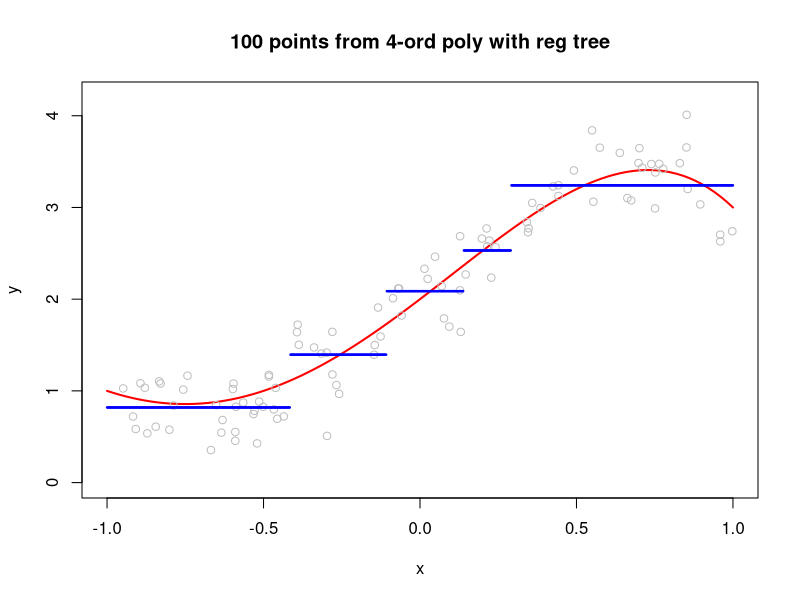
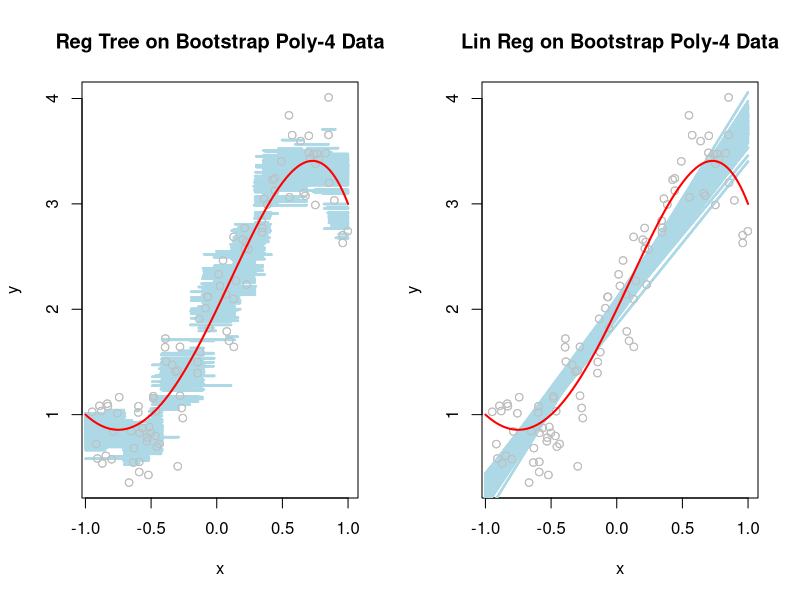
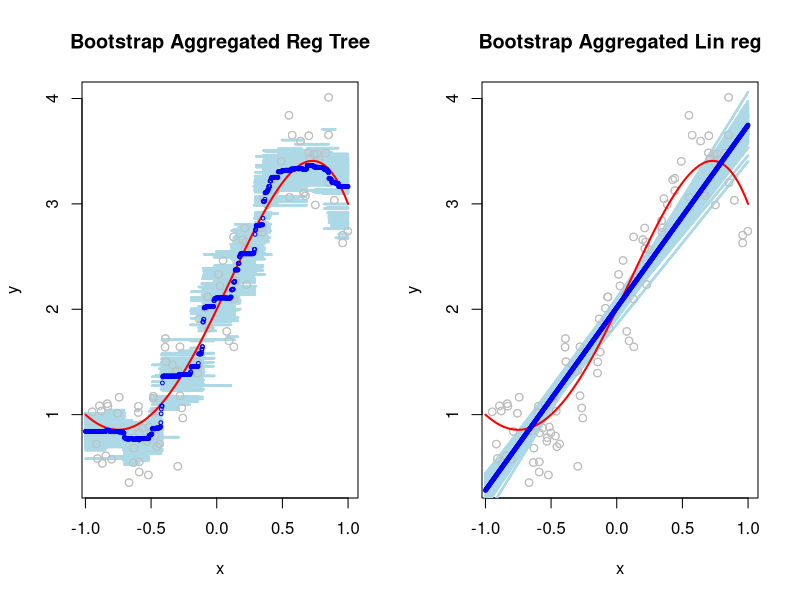

The R source for these figures, in order:
#########################################################################
# Demonatration of the utility of bootstrap aggregation
# 
### Using our 4-th order polynomial model from earlier lectures
#
# Creating 100-obs training set and 1000-obs test set
# Plotting data with a regression tree
# Showing how variable regression tree is in 100 bootstrap resamples
#   Aggregating into 


library(rpart)

# Set starting point for random number generation 
set.seed(26891074)
# Start with a population: 
# y = beta0 + beta1 x + beta2 x^2 + beta3 x^3 + beta4 x^4 + epsilon, epsilon~N(0,sigma^2)
#   Create the parameters of the population regression line
beta0 = 2
beta1 = 13/5
beta2 = 8/15
beta3 = -8/5
beta4 = -8/15
sigma = .3
n=100
# Training data
x = runif(n, min=-1, max=1)
epsilon = rnorm(n=n, mean=0, sd=sigma)
y = beta0 + beta1*x + beta2*x^2 + beta3*x^3 + beta4*x^4 + epsilon

x11(h=7, w=7)
curve(expr=beta0 + beta1*x + beta2*x^2 + beta3*x^3 + beta4*x^4, 
      from=-1, to=1, col="red", lwd=2, ylim=c(0,4.2), ylab = "y",
      main="100 points from 4-ord poly with reg tree")
points(x=x, y=y, col="gray")

#  Test data: n.t obs
x.t = seq(from=-1, to=1, by=1/500)
n.t=length(x.t)
epsilon.t = rnorm(n=n.t, mean=0, sd=sigma)
y.t = beta0 + beta1*x.t + beta2*x.t^2 + beta3*x.t^3 + beta4*x.t^4 + epsilon.t


## Now fit regression tree and add to plot
x.tree <- rpart(y ~ x, method="anova", cp=0)
cpt = x.tree$cptable

# Find location of minimum error
minrow <- which.min(cpt[,4])
# Take geometric mean of cp values at min error and one step up 
cplow.min <- cpt[minrow,1]
cpup.min <- ifelse(minrow==1, yes=1, no=cpt[minrow-1,1])
cp.min <- sqrt(cplow.min*cpup.min)

# Do pruning
pr.prune.min <- prune(x.tree, cp=cp.min)


# Plot this line
preds = predict(pr.prune.min, newdata=data.frame(x=x.t))
points(x=x.t, y=preds, cex=0.2, col="blue")


# Now bootstrap that 100 times
reps=100
pred.tree = matrix(NA, nrow=n.t, ncol=reps)
pred.lm = matrix(NA, nrow=n.t, ncol=reps)

for(i in 1:reps){
  samp = sample.int(n, size=n, replace=TRUE)
  train = data.frame(x=x[samp], y=y[samp])

  pr.tree1 <- rpart(y~x, method="anova", data=train, cp=0)
  cpt1 = pr.tree1$cptable
  
  # Find location of minimum error
  minrow1 <- which.min(cpt1[,4])
  # Take geometric mean of cp values at min error and one step up 
  cplow.min1 <- cpt1[minrow1,1]
  cpup.min1 <- ifelse(minrow1==1, yes=1, no=cpt1[minrow1-1,1])
  cp.min1 <- sqrt(cplow.min1*cpup.min1)
  
  # Do pruning each way
  pr.prune.min1 <- prune(pr.tree1, cp=cp.min1)
  
  # Plot these points line
  preds1 = predict(pr.prune.min1, newdata=data.frame(x=x.t))
  
  pred.tree[,i] = preds1
  pred.lm[,i] = predict(lm(y ~ x, data=train), newdata=data.frame(x=x.t))
}


x11(h=7, w=12)
par(mfrow = c(1,2))
plot(x=x, y=y, col="gray", main="Reg Tree on Bootstrap Poly-4 Data")
for(i in 1:reps){
  points(x=x.t, y=pred.tree[,i], cex=0.2, col="lightblue")
}
points(x=x, y=y, col="gray")
curve(expr=beta0 + beta1*x + beta2*x^2 + beta3*x^3 + beta4*x^4, 
      from=-1, to=1, col="red", lwd=2, ylim=c(0,4.2), add=TRUE)

plot(x=x, y=y, col="gray", main="Lin Reg on Bootstrap Poly-4 Data")
for(i in 1:reps){
  points(x=x.t, y=pred.lm[,i], cex=0.2, col="lightblue")
}
points(x=x, y=y, col="gray")
curve(expr=beta0 + beta1*x + beta2*x^2 + beta3*x^3 + beta4*x^4, 
      from=-1, to=1, col="red", lwd=2, ylim=c(0,4.2), add=TRUE)

x11(h=7, w=12)
par(mfrow = c(1,2))
plot(x=x, y=y, col="gray", main="Bootstrap Aggregated Reg Tree")
for(i in 1:reps){
  points(x=x.t, y=pred.tree[,i], cex=0.2, col="lightblue")
}
points(x=x, y=y, col="gray")
curve(expr=beta0 + beta1*x + beta2*x^2 + beta3*x^3 + beta4*x^4, 
      from=-1, to=1, col="red", lwd=2, ylim=c(0,4.2), add=TRUE)

mean.tree = apply(pred.tree, 1, mean)
points(x=x.t, y=mean.tree, col="blue", cex=0.5)

plot(x=x, y=y, col="gray", main="Bootstrap Aggregated Lin reg")
for(i in 1:reps){
  points(x=x.t, y=pred.lm[,i], cex=0.2, col="lightblue")
}
points(x=x, y=y, col="gray")
curve(expr=beta0 + beta1*x + beta2*x^2 + beta3*x^3 + beta4*x^4, 
      from=-1, to=1, col="red", lwd=2, ylim=c(0,4.2), add=TRUE)

mean.lm = apply(pred.lm, 1, mean)
points(x=x.t, y=mean.lm, col="blue", cex=0.5)


#Compute MSPEs on test set for true polynimial
#  Lin Model, Tree, Boot-LM, and Boot-tree
(rMSPE.tree = sqrt(mean((preds-y.t)^2)))
(rMSPE.boot.tree = sqrt(mean((mean.tree-y.t)^2)))
(rMSPE.lm = sqrt(mean((predict(lm(y~x), data.frame(x=x.t))-y.t)^2)))
(rMSPE.boot.lm = sqrt(mean((mean.lm-y.t)^2)))
(rMSPE.poly = sqrt(mean((predict(lm(y~poly(x, 4)), data.frame(x=x.t))-y.t)^2)))


